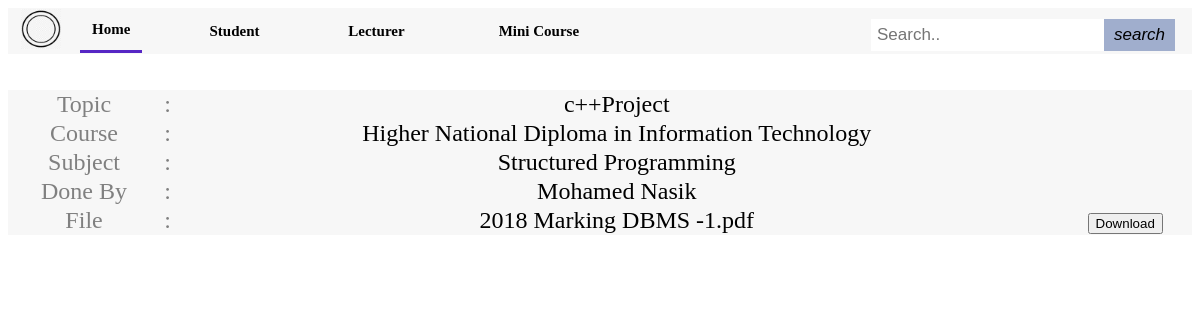
Page /Website/u_dPro.php?data= 33 on the committed database.
### tables this page shows
CREATE TABLE `project` (
  `id` int(11) NOT NULL,
  `member_id` int(11) NOT NULL,
  `course_id` int(11) NOT NULL,
  `sub_id` int(11) NOT NULL,
  `admin_id` int(11) NOT NULL,
  `course_type` varchar(30) NOT NULL,
  `Topic` varchar(255) NOT NULL,
  `pNo` int(11) NOT NULL,
  `project_code` varchar(255) NOT NULL,
  `uploadDate` timestamp NOT NULL DEFAULT current_timestamp() ON UPDATE current_timestamp(),
  `files` blob NOT NULL,
  `Marks` double NOT NULL,
  `Release_Marks` int(11) NOT NULL,
  `publish` int(11) NOT NULL,
  `watched` int(11) NOT NULL,
  `deletePro` int(11) NOT NULL
);

CREATE TABLE `course` (
  `id` int(11) NOT NULL,
  `CoursrsName` varchar(255) NOT NULL
);

CREATE TABLE `subject` (
  `id` int(11) NOT NULL,
  `subCode` varchar(15) NOT NULL,
  `SubName` varchar(255) NOT NULL,
  `course_Id` int(11) NOT NULL,
  `Semester` int(11) NOT NULL
);

CREATE TABLE `member` (
  `id` int(11) NOT NULL,
  `name` varchar(255) NOT NULL,
  `nicnum` varchar(12) NOT NULL,
  `reg_num` varchar(18) NOT NULL,
  `course_id` int(11) NOT NULL,
  `batch` int(4) NOT NULL,
  `Type` varchar(15) NOT NULL,
  `email` varchar(255) NOT NULL,
  `pass` varchar(255) NOT NULL,
  `code` int(10) NOT NULL,
  `block` int(11) NOT NULL
);

### Website/u_dPro.php (the view, shortened to what this page needs)
<?php
$servername = "localhost";
   $username = "root";
   $password = "";
   $database = "project_management";
$conn = mysqli_connect($servername, $username, $password,$database);
	$_pNo = $_GET['data'];
   	$sql = "SELECT member.name, course.CoursrsName,subject.SubName,Topic,files FROM project INNER JOIN member on project.member_id= member.id INNER JOIN subject on project.sub_id= subject.id  INNER JOIN course on project.course_id= course.id WHERE pNo = $_pNo";
	$result = $conn->query($sql);
	  while($row = $result->fetch_assoc()) {
	  	 $Name = $row['name'];
	  	 $cName = $row['CoursrsName'];
	     $subNum = $row['SubName'];
	  	 $topic= $row['Topic'];
	  	 $file= $row['files'];
	}
?>
<!DOCTYPE html>
<html>
	<head>
		<link rel="stylesheet" href="navi.css">
		<link rel="stylesheet" href="mini.css">
	</head>
<body>
<table style="width:100%"  collapse="1">
	<tr  style="height:20px">
		<th  width="1%">
		</th>
		<th  width="5%" align="left">
			<img src="images/logo.png" height="40px" width="40px"></a>
		</th>
		<th>
			<div class="navbar">
				<a class="active" href="index.php">Home</a>
			</div>
		</th>
		<th>
			<div class="navbar">
				<a href="newSignin.html">Student</a>
			</div>
		</th>
		<th>
			<div class="navbar">
				<a href="admin.html">Lecturer</a>
			</div>
		</th>
		<th width="10%">
			<div class="navbar">
				<a href="mini.php"> Mini Course</a>
			</div>
		</th>
		<th>
			<div class="topnav">
				<div class="search-container">
					<form action="#">
						<input type="text" placeholder="Search.." name="search">
						<button type="submit"><i>search</i></button>
					</form>
				</div>
			</div>
		</th>
	</tr>
</table>
<br><br>
	<font size="5px">
		<table  width="100%">
			<tr style="background-color:Olive;">
				<td><font color="gray">Topic</font></td>
				<td><font color="gray">:</font></td>
				<td><?php echo $topic;?></td>
			</tr>
			<tr>
				<td><font color="gray">Course</font></td>
				<td><font color="gray">:</font></td>
				<td><?php echo $cName;?></td>
			</tr>
			<tr>
				<td><font color="gray">Subject</font></td>
				<td><font color="gray">:</font></td>
				<td><?php echo $subNum;?></td>
			</tr>
			<tr>
				<td><font color="gray">Done By</font></td>
				<td><font color="gray">:</font></td>
				<td><?php echo $Name ;?></td>
			</tr>
			<tr>
				<td><font color="gray">File</font></td>
				<td><font color="gray">:</font></td>
				<td><?php echo $file ;?></td>
				<td><a href="downloadFile.php?file=<?php echo $file ?>"><button class="btn"><i class="fa fa-download fa-1x" > </i> Download</button></a></td></td>
			</tr>
		</table>
</font>
</body>
</html>

### Website/navi.css (style rules this page uses)
.navbar { width: 100%; overflow: auto; }
.navbar a { font-family : Bell Gothic Std Black; float: left; text-align: center; padding: 12px; color: black; text-decoration: none; font-size: 15px; }
.active { border-bottom: 3px solid #5626C4; }
table, th, td { border:0px solid black; border-collapse: collapse; background-color: #F7F7F7; }
td { text-align: center; }
.topnav { overflow: hidden; }
.topnav .search-container { float: right; }
.topnav input[type=text] { padding: 6px; margin-top: 8px; font-size: 17px; border: none; }
.topnav .search-container button { float: right; padding: 6px 10px; margin-top: 8px; margin-right: 16px; background: #A0AECD; font-size: 17px; border: none; cursor: pointer; }

### rows in the picture
project: Topic "c++Project", course.CoursrsName "Higher National Diploma in Information Technology", sub.SubName "Structured Programming", member.name "Mohamed Nasik", files "2018 Marking DBMS -1.pdf"
